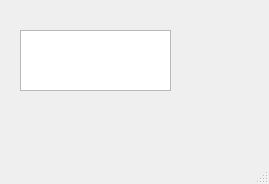
<?xml version="1.0" encoding="UTF-8"?>
<ui version="4.0">
 <class>MainWindow</class>
 <widget class="QMainWindow" name="MainWindow">
  <property name="geometry">
   <rect>
    <x>0</x>
    <y>0</y>
    <width>269</width>
    <height>184</height>
   </rect>
  </property>
  <property name="windowTitle">
   <string>MainWindow</string>
  </property>
  <widget class="QWidget" name="centralwidget">
   <widget class="QPlainTextEdit" name="plainTextEdit">
    <property name="geometry">
     <rect>
      <x>20</x>
      <y>30</y>
      <width>151</width>
      <height>61</height>
     </rect>
    </property>
   </widget>
  </widget>
  <widget class="QMenuBar" name="menubar">
   <property name="geometry">
    <rect>
     <x>0</x>
     <y>0</y>
     <width>269</width>
     <height>25</height>
    </rect>
   </property>
  </widget>
  <widget class="QStatusBar" name="statusbar"/>
 </widget>
 <resources/>
 <connections/>
</ui>
